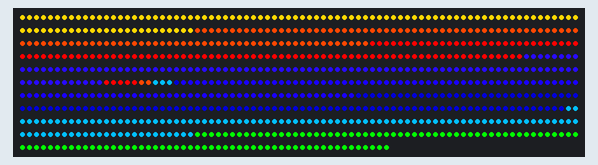
Recording of a sketch running on a simulated Arduino Mega 2560, built with avr-gcc and run on an emulated ATmega2560. On the bench: 853 RGB LEDs in strip order, left to right, continuing on the next row.

Above: at 0.1 s.

The sketch:

cara-davant.ino
```cpp
/*
  carrossa-leds — Cara DAVANT (Cara A)
  Programa FINAL per a l'Arduino Mega que controla la tira de LEDs
  WS2812B/NeoPixel de la cara del davant del logo de l'associació
  "INDEPENDENTS" (Carnaval de Sitges).

  És un programa ESTÀTIC: el setup() encén les 8 ales del logo, cadascuna
  amb un color fix, i el loop() no fa res — no hi ha animacions ni
  polsadors, la carrossa només s'ha d'encendre un cop i quedar-se així.

  Dades (rangs de LED, LEDs solts i colors definitius) confirmades per
  l'usuari provant amb els sketches de ../proves/verificador-ales/ i
  ../proves/verificador-cares/ — vegeu-los si cal repetir alguna prova.
*/

#include <Adafruit_NeoPixel.h>

// Pin de dades de la tira. Un únic pin: aquest Arduino només controla la
// tira de la Cara A (l'altra cara té el seu propi Arduino Mega, vegeu
// ../cara-darrere/). Corregit de 2 a 5 — el cablejat real de la carrossa
// fa servir el pin 5, no el 2 (que era el pin habitual d'altres projectes
// NeoPixel, però no d'aquest).
constexpr uint8_t PIN_DADES = 5;

// Nombre total de LEDs de la tira d'aquesta cara: el LED més alt que fem
// servir és el final de l'ala 8 (vegeu RANGS més avall). No hi ha cap
// límit "de mentida" imposat aquí — és el nombre real confirmat físicament.
constexpr uint16_t NUM_LEDS = 853;

Adafruit_NeoPixel pixels(NUM_LEDS, PIN_DADES, NEO_GRB + NEO_KHZ800);

constexpr uint8_t NUM_ALES = 8;

// Colors finals de cada ala (índex 0 = ala 1, ... índex 7 = ala 8),
// ajustats a ull sobre la tira real perquè cap parella d'ales veïnes es
// confongui. Segueixen l'ordre físic del logo: pugen en tons càlids pel
// costat esquerre (ala 1 groc, baix, fins a l'ala 4 violeta, dalt) i
// baixen en tons freds pel costat dret (ala 5 indi, dalt, fins a l'ala 8
// verd, baix) — violeta i indi es toquen a dalt de tot, tal com es veu a
// les plomes del logo.
const uint32_t PLOMA_COLOR[NUM_ALES] = {
    pixels.Color(255, 215, 0),   // 1 Groc      — baix esquerra
    pixels.Color(255, 70, 0),    // 2 Taronja
    pixels.Color(255, 0, 0),     // 3 Vermell
    pixels.Color(40, 10, 255),   // 4 Violeta   — dalt esquerra
    pixels.Color(25, 0, 255),    // 5 Indi      — dalt dreta
    pixels.Color(0, 0, 139),     // 6 Blau fosc
    pixels.Color(0, 191, 255),   // 7 Blau clar
    pixels.Color(0, 255, 0),     // 8 Verd      — baix dreta
};

// Un rang de LEDs "seqüencial": del primer al darrer LED d'una ala,
// comptats tal com surten un darrere l'altre a la tira física.
struct Rang {
  uint16_t inici;  // número de LED 1-based (el primer LED de la tira és l'1, no el 0)
  uint16_t fi;
};

// Rang principal de cada ala de la Cara A, índex [ala - 1]. Confirmat a
// mà, ala per ala, amb ../proves/comptador-polsador/.
const Rang RANGS[NUM_ALES] = {
    {1, 105},    // ala 1
    {106, 210},  // ala 2
    {211, 312},  // ala 3
    {313, 412},  // ala 4
    {424, 528},  // ala 5
    {529, 638},  // ala 6
    {639, 745},  // ala 7
    {746, 853},  // ala 8
};

// Un LED "solt": dona llum a una ala diferent de la que li tocaria pel
// seu número (per exemple, per com passa el cablejat físicament entre
// dues ales veïnes). S'encén amb el color de "ala", no amb el de l'ala on
// li tocaria pel seu número de LED.
struct Solt {
  uint8_t ala;   // 1-based — l'ala a la qual pertany de veritat
  uint16_t led;  // 1-based — número de LED a la tira
};

// LEDs solts de la Cara A: cauen al buit entre el final de l'ala 4 (412)
// i el començament de l'ala 5 (424), però no pertanyen a cap d'aquestes
// dues ales.
const Solt SOLTS[] = {
    {3, 413}, {3, 414}, {3, 415}, {3, 416}, {3, 417},  // pertanyen a l'ala 3
    {2, 418}, {2, 419},                                // pertanyen a l'ala 2
    {7, 420}, {7, 421}, {7, 422},                      // pertanyen a l'ala 7
    {6, 423},                                          // pertany a l'ala 6
};
constexpr uint8_t NUM_SOLTS = sizeof(SOLTS) / sizeof(SOLTS[0]);

void setup() {
  pixels.begin();  // inicialitza la llibreria i reserva el buffer intern per als NUM_LEDS declarats
  pixels.clear();  // tots els LEDs apagats (negre) fins que els encenem explícitament

  // Recorre les 8 ales; per cadascuna, pinta tots els LEDs del seu rang
  // principal amb el color que li toca. Els números de LED que fem
  // servir a RANGS són 1-based (el primer LED físic és l'1), però
  // setPixelColor() de la llibreria espera un índex 0-based (el primer
  // LED és el 0) — per això sempre restem 1.
  for (uint8_t ala = 0; ala < NUM_ALES; ala++) {
    const Rang &r = RANGS[ala];
    for (uint16_t led = r.inici; led <= r.fi; led++) {
      pixels.setPixelColor(led - 1, PLOMA_COLOR[ala]);
    }
  }

  // Un cop pintats tots els rangs principals, sobreescrivim els LEDs
  // solts amb el color de l'ala a la qual pertanyen de veritat (no la
  // seva posició numèrica).
  for (uint8_t i = 0; i < NUM_SOLTS; i++) {
    pixels.setPixelColor(SOLTS[i].led - 1, PLOMA_COLOR[SOLTS[i].ala - 1]);
  }

  pixels.show();  // envia tot el buffer a la tira — fins aquí no s'encén cap LED de veritat
}

void loop() {
  // Programa estàtic: un cop encesa la carrossa a setup(), no cal fer
  // res més — sense animacions ni polsadors.
}
```
